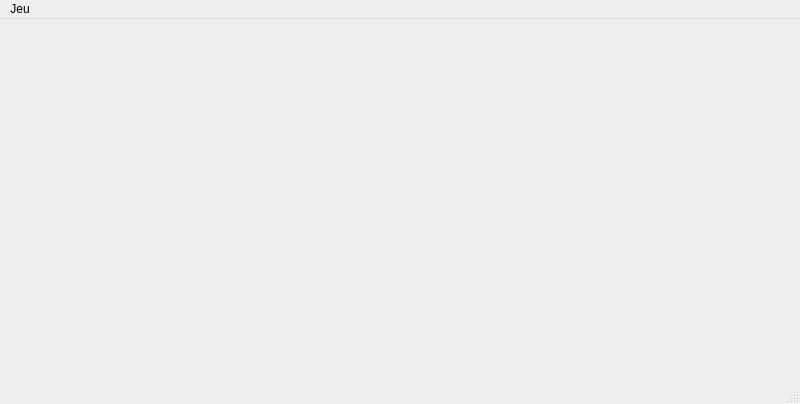
<?xml version="1.0" encoding="UTF-8"?>
<ui version="4.0">
 <class>MainWindow</class>
 <widget class="QMainWindow" name="MainWindow">
  <property name="geometry">
   <rect>
    <x>0</x>
    <y>0</y>
    <width>800</width>
    <height>404</height>
   </rect>
  </property>
  <property name="windowTitle">
   <string>MainWindow</string>
  </property>
  <widget class="QWidget" name="centralwidget"/>
  <widget class="QMenuBar" name="menubar">
   <property name="geometry">
    <rect>
     <x>0</x>
     <y>0</y>
     <width>800</width>
     <height>18</height>
    </rect>
   </property>
   <widget class="QMenu" name="menuJeu">
    <property name="title">
     <string>Jeu</string>
    </property>
    <addaction name="actionCreateGame"/>
    <addaction name="actionJoinGame"/>
    <addaction name="separator"/>
    <addaction name="actionQuit"/>
   </widget>
   <addaction name="menuJeu"/>
  </widget>
  <widget class="QStatusBar" name="statusbar"/>
  <action name="actionCreateGame">
   <property name="text">
    <string>Créer une partie...</string>
   </property>
   <property name="shortcut">
    <string>Ctrl+C</string>
   </property>
  </action>
  <action name="actionJoinGame">
   <property name="text">
    <string>Rejoindre une partie</string>
   </property>
   <property name="shortcut">
    <string>Ctrl+R</string>
   </property>
  </action>
  <action name="actionQuit">
   <property name="text">
    <string>Quitter</string>
   </property>
  </action>
 </widget>
 <resources/>
 <connections>
  <connection>
   <sender>actionQuit</sender>
   <signal>triggered()</signal>
   <receiver>MainWindow</receiver>
   <slot>close()</slot>
   <hints>
    <hint type="sourcelabel">
     <x>-1</x>
     <y>-1</y>
    </hint>
    <hint type="destinationlabel">
     <x>399</x>
     <y>201</y>
    </hint>
   </hints>
  </connection>
 </connections>
</ui>
